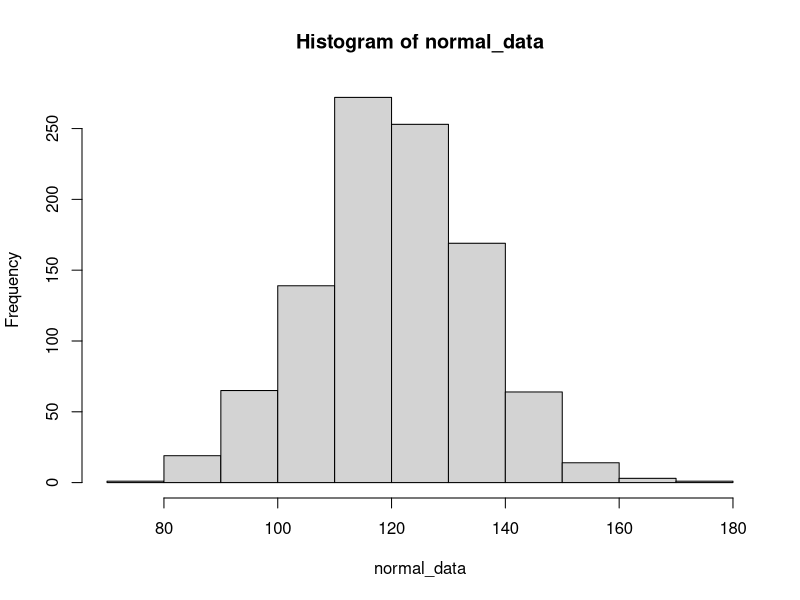
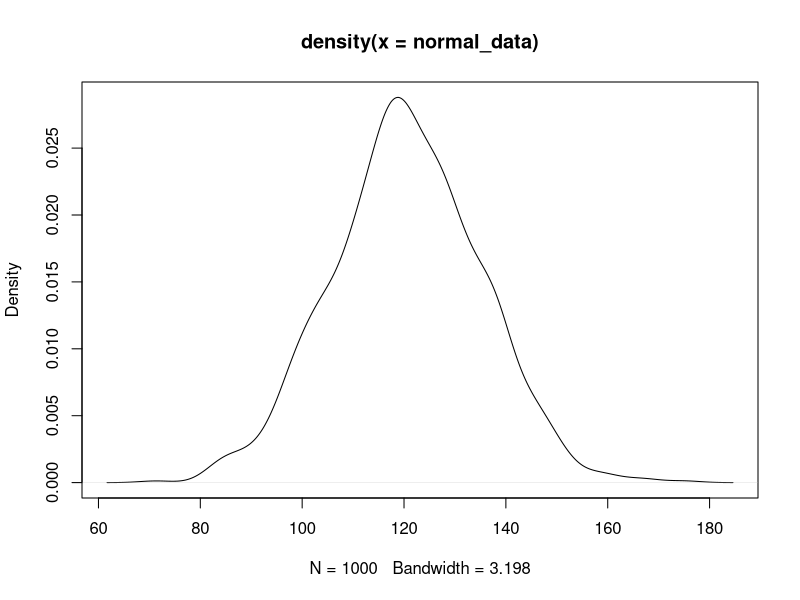
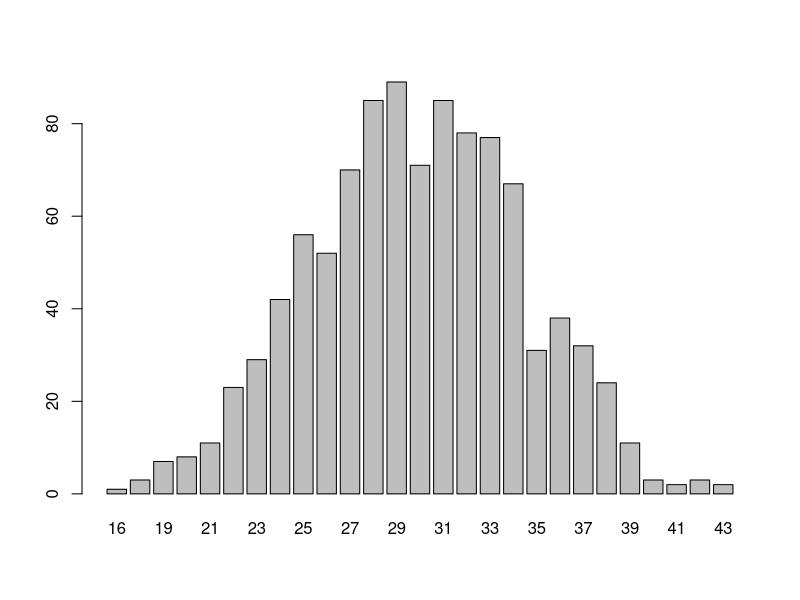
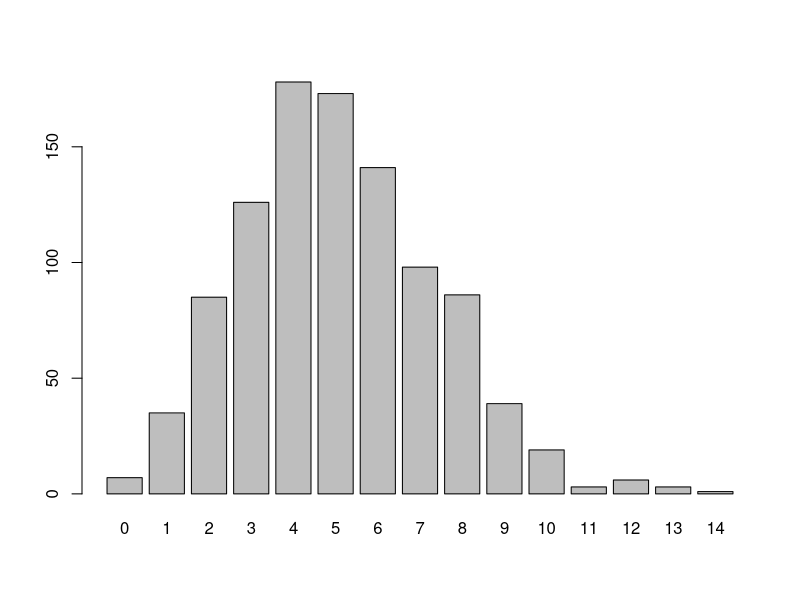
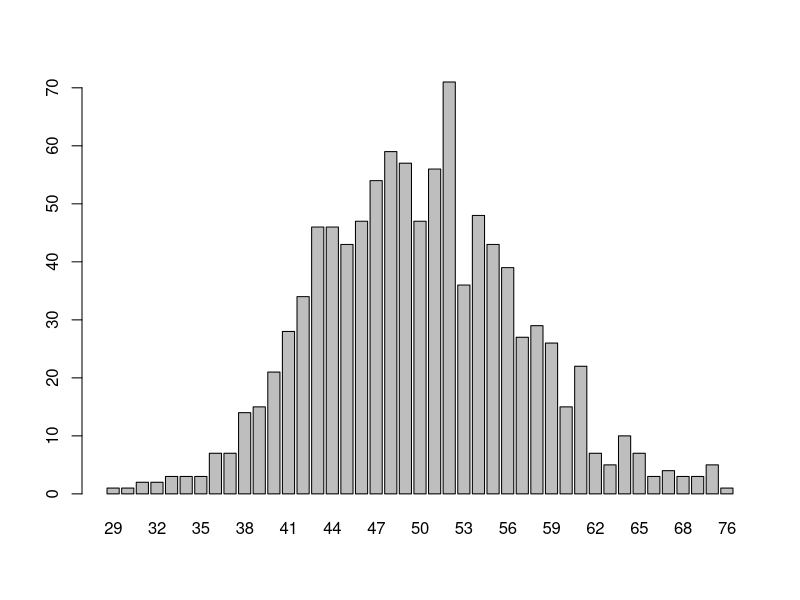

R code for these plots, in order:
# Numbers of samples
n <- 1000

# 1. Normal Distribution (e.g., blood pressure, height, or test scores)
# The normal distribution is widely used for `continuous data` that tend to cluster around a mean.
mean <- 120
sd <- 15
normal_data <- rnorm(n, mean, sd)
normal_data

hist(normal_data)
plot(density(normal_data))


# 2. Binomial Distribution (e.g., infection rates, pass/fail outcomes)
# Binomial distribution is used for binary outcomes (success/failure) over multiple trials.
size <- 100
prob <- 0.3
bionomial_data <- rbinom(n, size, prob)
bionomial_data
barplot(table(bionomial_data))

# 3. Poisson Distribution (e.g., number of disease cases in a specific area)
lambda <- 5
poison_data <- rpois(n, lambda)
poison_data
barplot(table(poison_data))

# Example 1. Simulating the Total Number of Cases in an Outbreak
# Assume an outbreak where the number of cases in a population follows a Poisson distribution
n_simulations <- 1000
lambda <- 50
poison_simulation <- rpois(n_simulations, lambda)
barplot(table(poison_simulation))
